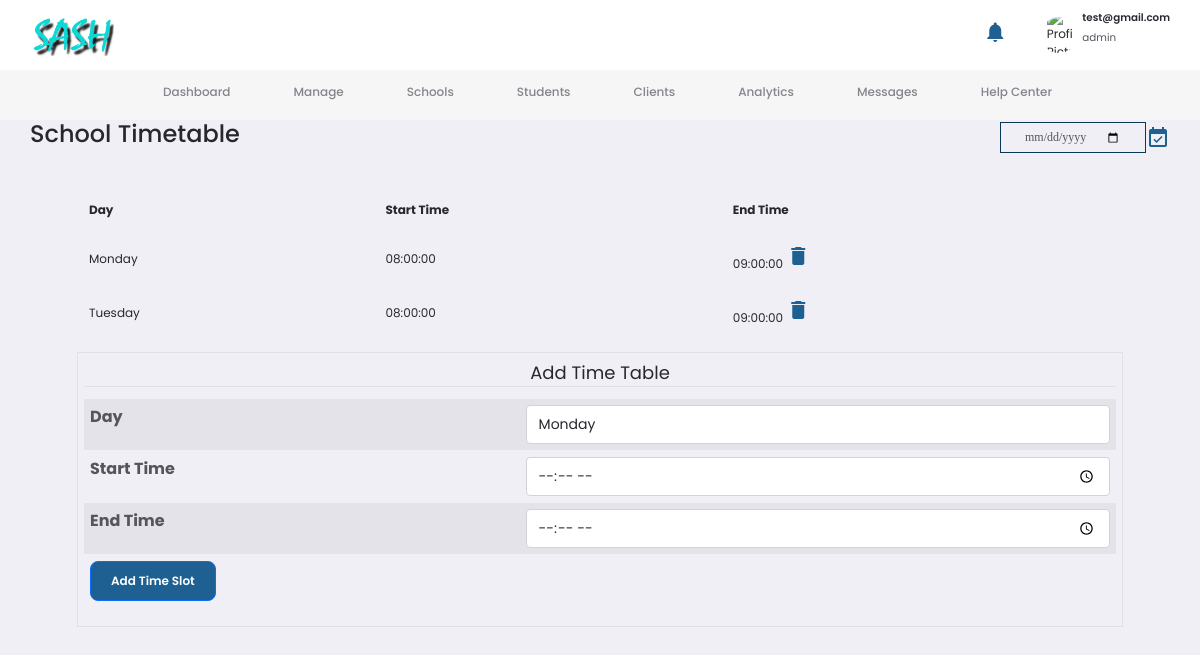
The page /school_timetable/1 (signed in) on the database its author committed.
### mainapp/models.py (models this page shows, shortened)
class User(db.Model, UserMixin):
    __tablename__ = 'users'
    id = db.Column(db.Integer, primary_key=True)
    firstname = db.Column(db.String(60), nullable=False)
    lastname = db.Column(db.String(60), nullable=False)
    date_of_birth = db.Column(db.DateTime, nullable=False, default=datetime.utcnow)
    gender = db.Column(db.String(60), nullable=False)
    phonenumber = db.Column(db.String(60), nullable=False)
    email = db.Column(db.String(120), nullable=False, unique=True)
    password = db.Column(db.String(120), nullable=False)
    address = db.Column(db.Text, nullable=False)
    role = db.Column(db.String(60), nullable=False)
    contract = db.Column(db.Integer, nullable=False, default=3)
    academic_transcripts = db.Column(db.String(20), nullable=False,  default="user.png")
    personal_doc = db.Column(db.String(20), nullable=False, default="user.png")
    profile_image = db.Column(db.String(20), nullable=False, default="user.png")
    clients = db.relationship('Client', backref='user_therapist', lazy=True)
    schools = db.relationship('School', backref='school_therapist', lazy=True)
    schoolssessions = db.relationship('SchoolSession', backref='session_therapist', lazy=True)
    clientsessions = db.relationship('ClientSession', backref='session_therapist', lazy=True)
    notification = db.relationship('Notifications', backref='user', lazy=True)

class SchoolTimeTable(db.Model):
    __tablename__ = 'school_timetables'
    id = db.Column(db.Integer, primary_key=True)
    day = db.Column(db.String, nullable=False)
    start_time = db.Column(db.Time, nullable=False, default=datetime.utcnow)
    end_time = db.Column(db.Time, nullable=False, default=datetime.utcnow)
    school_id = db.Column(db.Integer, db.ForeignKey('schools.id'))
    therapist_id = db.Column(db.Integer, db.ForeignKey('users.id'))

### mainapp/routes.py (the view, shortened to what this page needs)
@app.route('/school_timetable/<int:school_id>', methods=['GET', 'POST'])
@login_required
def school_timetable(school_id):
    form = TimeTableForm()
    school = School.query.get_or_404(school_id)
    return render_template('school_timetable.html', form=form, school=school)

### mainapp/Forms.py
class TimeTableForm(FlaskForm):
    day = SelectField('Day', choices=[
        ('Monday', 'Monday'),
        ('Tuesday', 'Tuesday'),
        ('Wednesday', 'Wednesday'),
        ('Thursday', 'Thursday'),
        ('Friday', 'Friday'),
        ('Saturday', 'Saturday'),
        ('Sunday', 'Sunday')
    ], validators=[DataRequired()])
    start_time = TimeField('Start Time', validators=[DataRequired()])
    end_time = TimeField('End Time', validators=[DataRequired()])
    submit = SubmitField('Submit')

### mainapp/models.py (called while the page is built)
@login_manager.user_loader
def load_user(user_id):
    return User.query.get(int(user_id))

### mainapp/templates/school_timetable.html (shortened to what this page needs)
{% extends 'admin.html' %}
{% block title %}
  School Timetable
{% endblock title %}
{% block content %}
  <div class="container">
    <table class="mb-3">
      <tr>
        <th>Day</th>
        <th>Start Time</th>
        <th>End Time</th>
      </tr>
      {% if school.timetables %}
        {% for entry in school.timetables %}
          <tr>
            <td>{{ entry.day }}</td>
            <td>{{ entry.start_time }}</td>
            <td>{{ entry.end_time }}
              <span class="material-icons" data-bs-toggle="modal" data-bs-target="#deleteModal">delete</span>
            </td>
          </tr>
        {% endfor %}
      {% else %}
      <tr>
        <td></td>
        <td >No Timetables</td>
        <td></td>
      </tr>
      {% endif %}
    </table>
    <form action="" method="post">
      <fieldset class="form-group border p-2">
        <legend class="border-bottom mb-3">Add Time Table</legend>
        <table class="table table-striped">
          <tr class="tbl-tr-flex">
            <th scope="row" class="form-control-label">
              <p class="form-control-label">Day</p>
            </th>
            <td>{{ form.day(class="form-control") }}</td>
          </tr>
          <tr class="tbl-tr-flex">
            <th scope="row" class="form-control-label">
              <p class="form-control-label">Start Time</p>
            </th>
            <td>{{ form.start_time(class="form-control") }}</td>
          </tr>
          <tr class="tbl-tr-flex">
            <th scope="row" class="form-control-label">
              <p class="form-control-label">End Time</p>
            </th>
            <td>{{ form.end_time(class="form-control") }}</td>
          </tr>
          <tr>
            <td colspan="2">
              <input type="submit" value="Add Time Slot" class="btn btn-primary">
            </td>
          </tr>
        </table>
      </fieldset>
    </form>
  </div>
{% endblock %}

### mainapp/templates/admin.html (shortened to what this page needs)
<!DOCTYPE html>
<html lang="en" class="{{ 'dark-theme' if session.get('theme', 'light') == 'dark' else '' }}">
<head>
      <link href="https://cdn.jsdelivr.net/npm/bootstrap@5.0.2/dist/css/bootstrap.min.css" rel="stylesheet">
  <link rel="stylesheet" href="https://cdnjs.cloudflare.com/ajax/libs/font-awesome/6.2.0/css/all.min.css" />
  <link rel="stylesheet" href="{{url_for('static', filename='css/style.css')}}">
  <link rel="stylesheet" href="{{url_for('static', filename='css/admin.css')}}">
  <link rel="stylesheet" href="{{url_for('static', filename='css/other.css')}}">
</head>
<body>
  <nav>
    <div class="container">
      <img src="{{url_for('static', filename='images/sash.png')}}" alt="Logo" class="logo">
      <div class="profile-area">
        <div class="notify action-btn" id="notifications">
          <span class="material-icons">notifications</span>
          <span id="notification-badge-count" class="badge bg-error circle flex-center">10</span>
        </div>
        <div class="profile">
          <div class="profile-photo">
            <img src="{{profile_image}}" alt="Profile Picture">
          </div>
          <div>
            <h5>{{current_user.email}}</h5>
            <p>{{current_user.role}}</p>
          </div>
        </div>
      </div>
    </div>
  </nav>
  <main>
    <aside>
      <div class="sidebar">
        <a href="{{url_for('Home')}}" class="dash-section active" id="dashboard">
          <h4>Dashboard</h4>
        </a>
        <a href="{{url_for('manage')}}" class="dash-section" id="manage">
          <h4>Manage</h4>
        </a>
        <a href="{{url_for('schools')}}" class="dash-section" id="schools">
          <h4>Schools</h4>
        </a>
        <a href="{{url_for('students')}}" class="dash-section" id="students">
          <h4>Students</h4>
        </a>
        <a href="{{url_for('clients')}}" class="dash-section" id="users">
          <h4>Clients</h4>
        </a>
        <a href="{{url_for('analytics')}}" class="dash-section" id="analytics">
          <h4>Analytics</h4>
        </a>
        <a href="{{url_for('messages')}}" class="dash-section" id="messages">
          <h4>Messages</h4>
        </a>
        <a href="{{url_for('help_center')}}" class="dash-section" id="help-center">
          <h4>Help Center</h4>
        </a>
      </div>
    </aside>
    <section class="middle" id='middle'>
      <div class="header">
        <h1>{%block title%}Dashboard{%endblock title%}</h1>
        <div class="overview-date">
          <input type="date" title='date' value={{current_date}} readonly>
          <i class="material-icons" id="btn-all-sessions">event_available</i>
        </div>
      </div>
      <div class="middle-inner active" id="dashboard-content" >
        {% block content %}{% endblock content%}
      </div>
    </section>
  </main>
</body>
</html>

### mainapp/static/css/style.css (style rules this page uses)
:root { --primary-color:#1e6091; --secondary-color: #0b3954; }
* { box-sizing: border-box; margin: 0; padding: 0; }
body { font-family: 'Segoe UI', Tahoma, Geneva, Verdana, sans-serif; background: #333; }
a { text-decoration: none; margin-left: 15px; font-size: 1rem; cursor: pointer; }
.logo { width: 120px; height: auto; }
span { color: var(--primary-color); }
section { display: flex; flex-direction: column; align-items: center; justify-content: center; text-align: center; scroll-snap-align: center; }

### mainapp/static/css/admin.css (style rules this page uses)
:root { --color-white: #FFFFFF; --color-light: #f0eff5; --color-aside:#f6f6f7; --color-gray-light: #86848C; --color-gray-dark: #56555E; --color-dark: #27282F; --color-card:#f0eff5; --bg-purple-light:#f0e6ff; --bg-purple:#f0e6ff; --primary-color:#1e6091; --secondary-color: #0b3954; --card-border-radius: 1.6rem; --notification-width: 420px; }
* { margin: 0; padding: 0; border: 0; outline: none !important; appearance: none; text-decoration: none; list-style: none; box-sizing: border-box; }
html { font-size: 12px; }
body { background: var(--color-light); font-family: poppins, sans-serif; min-height: 100vh; color: var(--color-dark); overflow: hidden; }
img { width: 100%; }
h1 { font-size: 2.2rem; }
h4 { font-size: 1rem; }
h5 { font-size: 0.86rem; font-weight: 500; }
p { font-size: 0.86rem; color: var(--color-gray-dark); }
nav { width: 100vw; background: var(--color-white); padding: 1rem 0; }
nav .container { display: flex; justify-content: space-between; align-items: center; position: relative; width: 96%; margin: 0 auto; padding: 0; }
nav img.logo { width: 7rem; }
nav .profile-area { display: flex; align-items: center; justify-content: space-between; gap: 10px; }
nav .profile-area .profile { display: flex; align-items: center; gap: 5px; cursor: pointer; }
nav .profile-area .profile h5 { font-weight: 600; }
nav .profile-area .profile p { font-weight: 400; }
nav .profile-area .profile .profile-photo { display: flex; justify-content: center; align-items: center; width: 3rem; height: 3rem; border-radius: 50%; overflow: hidden; }
nav .profile-area .profile img { width: 70%; }
main { display: flex; flex-direction: column; width: 100%; padding: 0 auto 4rem; align-items: center; justify-content: center; }
main aside { width: 100%; transition: 0.5s ease-in-out; background: var(--color-aside); }
main aside .sidebar { display: flex; justify-content: center; align-items: center; width: 100%; }
main aside .sidebar a { display: flex; align-items: center; gap: 1rem; height: 4.2rem; color: var(--color-gray-light); position: relative; cursor: pointer; font-size: 4rem; padding: 1rem 2rem; text-wrap: nowrap; }
main aside .sidebar a.active::before { content: ''; width: 6px; height: 100%; position: absolute; }
main aside .sidebar h4 { font-weight: 500; }
.container { width: 100%; }
main section.middle { position: relative; bottom: 20px; width: 100%; overflow: auto; padding: 0 20px 40px; }
.overview-date { display: flex; justify-content: baseline; align-items: center; }
.overview-date { color: var(--primary-color); cursor: pointer; }
main section.middle .header { display: flex; align-items: center; font-size: 24px; gap: 1rem; justify-content: space-between; margin: 10px 0 0 0; width: 100%; padding: 10px; }
main section.middle .header h1 { font-size: 24px; }
main section.middle .header input[type='date'] { padding: 0.5rem 2rem; border-radius: var(--border-radius-2); background: var(--color-light); color: var(--color-gray-dark); margin: 0; font-family: none; font-size: 1rem; line-height: 1.4; }
main section.middle .middle-inner { display: none; overflow: auto; width: 100%; max-width: 1200px; justify-content: center; align-items: center; height: 75vh; padding: 2rem 4rem; padding-bottom: 4rempx; }
main section.middle .middle-inner.active { display: block; width: 100%; }
#notifications { cursor: pointer; }
.profile { position: relative; display: inline-block; }
.btn { display: inline-block; padding: 10px 20px; border-radius: 8px; text-decoration: none; font-weight: 600; transition: background-color 0.3s, color 0.3s; }
.btn-primary { background-color: var(--primary-color); color: #fff; }
.header { margin-bottom: 10px; }
.material-icons-sharp, .material-icons { transition: all 0.3s ease-in-out; }
table { width: 100%; border-collapse: collapse; }
th, td { padding: 12px; text-align: left; border-bottom: 1px solid var(--color-light); }
th { background-color: var(--color-light); }

### rows shown on the page
User: email "test@gmail.com", role "admin"
SchoolTimeTable: day "Monday", start_time "08:00:00", end_time "09:00:00"
SchoolTimeTable: day "Tuesday", start_time "08:00:00", end_time "09:00:00"
